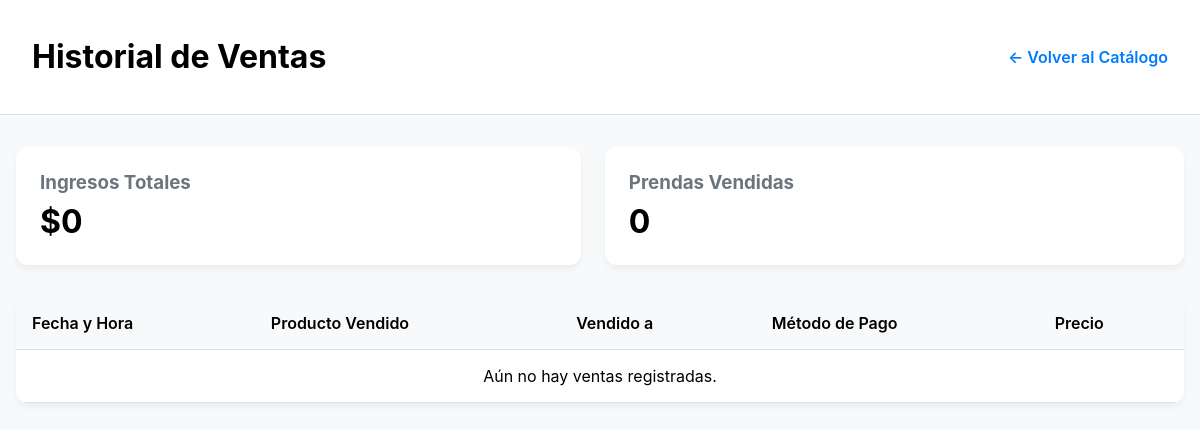
Before: /historial/ with the older database file.
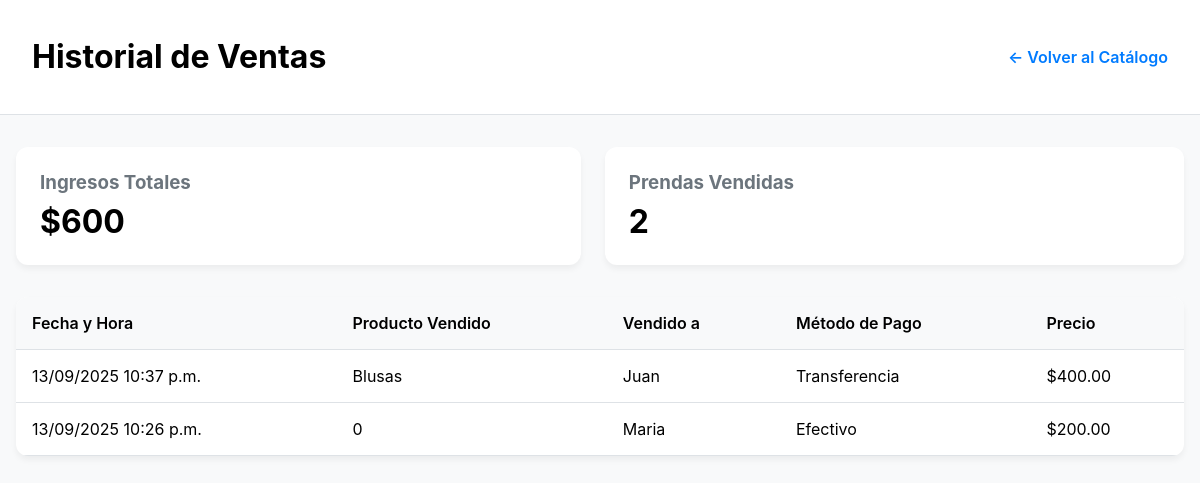
After: the same page with the newer database file.
### inventario/models.py (models this page shows, shortened)
class Venta(models.Model):
    producto = models.ForeignKey(Producto, on_delete=models.SET_NULL, null=True)
    cliente = models.ForeignKey(Cliente, on_delete=models.CASCADE)
    producto_nombre = models.CharField(max_length=200)
    producto_precio = models.DecimalField(max_digits=10, decimal_places=2)
    TIPO_PAGO_CHOICES = [
        ('Efectivo', 'Efectivo'),
        ('Transferencia', 'Transferencia'),
    ]
    tipo_pago = models.CharField(
        max_length=50,
        choices=TIPO_PAGO_CHOICES,
        default='Efectivo'
    )
    cantidad = models.PositiveIntegerField(default=1)
    fecha_venta = models.DateTimeField(auto_now_add=True)

class Cliente(models.Model):
    nombre = models.CharField(max_length=200)
    email = models.EmailField(max_length=254, unique=True, blank=True, null=True)

### inventario/views.py (the view)
# urls.py: path('historial/', views.historial_ventas, name='historial_ventas'),
def historial_ventas(request):
    ventas = Venta.objects.all().order_by('-fecha_venta')
    total_ventas = ventas.count()
    ingresos_totales = ventas.aggregate(Sum('producto_precio'))['producto_precio__sum'] or 0
    context = {
        'ventas': ventas,
        'total_ventas': total_ventas,
        'ingresos_totales': ingresos_totales,
    }
    return render(request, 'inventario/historial_ventas.html', context)

### inventario/templates/inventario/historial_ventas.html (shortened to what this page needs)
<!DOCTYPE html>
<html lang="es">
<head>
</head>
<body>
    <header class="header">
        <h1>Historial de Ventas</h1>
        <a href="{% url 'galeria_productos' %}" style="text-decoration: none; color: #007bff; font-weight: 600;">← Volver al Catálogo</a>
    </header>
    <main class="container">
        <div class="summary-cards">
            <div class="card">
                <h3>Ingresos Totales</h3>
                <p>${{ ingresos_totales }}</p>
            </div>
            <div class="card">
                <h3>Prendas Vendidas</h3>
                <p>{{ total_ventas }}</p>
            </div>
        </div>
        <table>
            <thead>
                <tr>
                    <th>Fecha y Hora</th>
                    <th>Producto Vendido</th>
                    <th>Vendido a</th>
                    <th>Método de Pago</th>
                    <th>Precio</th>
                </tr>
            </thead>
            <tbody>
                {% for venta in ventas %}
                <tr>
                    <td>{{ venta.fecha_venta|date:"d/m/Y P" }}</td>
                    <td>{{ venta.producto_nombre }}</td>
                    <td>{{ venta.cliente.nombre }}</td>
                    <td>{{ venta.tipo_pago }}</td>
                    <td>${{ venta.producto_precio }}</td>
                </tr>
                {% empty %}
                <tr>
                    <td colspan="5" style="text-align: center;">Aún no hay ventas registradas.</td>
                </tr>
                {% endfor %}
            </tbody>
        </table>
    </main>
</body>
</html>

### inventario/templates/inventario/historial_ventas.html (style rules this page uses)
body { font-family: 'Inter', sans-serif; margin: 0; background-color: #f8f9fa; }
.header { background-color: #fff; padding: 1rem 2rem; border-bottom: 1px solid #dee2e6; display: flex; justify-content: space-between; align-items: center; }
.container { max-width: 1200px; margin: 2rem auto; padding: 0 1rem; }
.summary-cards { display: flex; gap: 1.5rem; margin-bottom: 2rem; }
.card { background-color: #fff; padding: 1.5rem; border-radius: 12px; box-shadow: 0 4px 6px rgba(0,0,0,0.05); flex-grow: 1; }
.card h3 { margin: 0 0 0.5rem; color: #6c757d; }
.card p { margin: 0; font-size: 2rem; font-weight: 700; }
table { width: 100%; border-collapse: collapse; background-color: #fff; box-shadow: 0 4px 6px rgba(0,0,0,0.05); border-radius: 12px; overflow: hidden; }
th, td { padding: 1rem; text-align: left; border-bottom: 1px solid #dee2e6; }
th { background-color: #f8f9fa; font-weight: 600; }

Changed rows visible on the page:
added Venta: fecha_venta "13/09/2025 10:37 p.m.", producto_nombre "Blusas", cliente.nombre "Juan", tipo_pago "Transferencia", producto_precio "400.00"
added Venta: fecha_venta "13/09/2025 10:26 p.m.", producto_nombre "0", cliente.nombre "Maria", tipo_pago "Efectivo", producto_precio "200.00"
Other visible differences:
{{ ingresos_totales }}: "0" → "600"
{{ total_ventas }}: "0" → "2"
text no longer shown: "Aún no hay ventas registradas."
